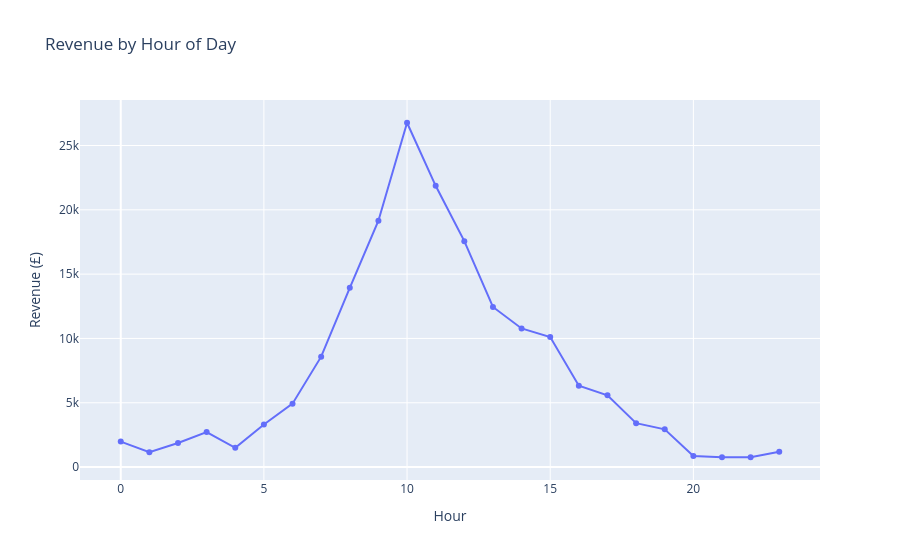

Notebook cell for this chart:
### Code cell
# Hour of day analysis
hour_stats = df.groupby('Hour')['Revenue'].sum().reset_index()

fig = px.line(hour_stats, x='Hour', y='Revenue',
              title='Revenue by Hour of Day',
              labels={'Revenue': 'Revenue (£)', 'Hour': 'Hour'},
              markers=True)
fig.show()

peak_hour = hour_stats.loc[hour_stats['Revenue'].idxmax(), 'Hour']
print(f"\nINSIGHT: Peak sales occur at {int(peak_hour)}:00")

### Figure 1 — Plotly figure (JSON) as saved in the notebook; plotly's stock layout.template omitted (floating-point values rounded to 4 significant figures)
{"data": [{"hovertemplate": "Hour=%{x}<br>Revenue (£)=%{y}<extra></extra>", "legendgroup": "", "line": {"color": "#636efa", "dash": "solid"}, "marker": {"symbol": "circle"}, "mode": "lines+markers", "name": "", "orientation": "v", "showlegend": false, "type": "scatter", "x": [0, 1, 2, 3, 4, 5, 6, 7, 8, 9, 10, 11, 12, 13, 14, 15, 16, 17, 18, 19, 20, 21, 22, 23], "xaxis": "x", "y": [1981.0, 1148.0, 1874.0, 2724.0, 1500.0, 3304.0, 4928.0, 8583.0, 13940.0, 19150.0, 26770.0, 21870.0, 17560.0, 12450.0, 10780.0, 10100.0, 6328.0, 5581.0, 3415.0, 2933.0, 863.7, 769.1, 762.8, 1185.0], "yaxis": "y"}], "layout": {"legend": {"tracegroupgap": 0}, "title": {"text": "Revenue by Hour of Day"}, "xaxis": {"anchor": "y", "domain": [0, 1], "title": {"text": "Hour"}}, "yaxis": {"anchor": "x", "domain": [0, 1], "title": {"text": "Revenue (£)"}}}}
